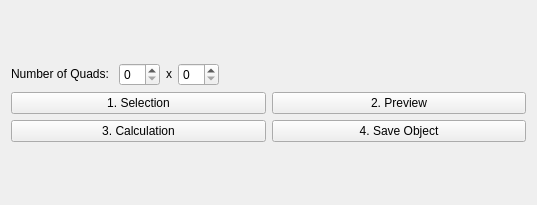
<?xml version="1.0" encoding="UTF-8"?>
<ui version="4.0">
 <class>InteractiveQuadMeshToolbarBase</class>
 <widget class="QWidget" name="InteractiveQuadMeshToolbarBase">
  <property name="geometry">
   <rect>
    <x>0</x>
    <y>0</y>
    <width>537</width>
    <height>205</height>
   </rect>
  </property>
  <property name="windowTitle">
   <string>MT</string>
  </property>
  <layout class="QGridLayout" name="gridLayout_5">
   <item row="0" column="0">
    <layout class="QVBoxLayout" name="verticalLayout">
     <item>
      <layout class="QHBoxLayout" name="horizontalLayout_2">
       <item alignment="Qt::AlignHCenter|Qt::AlignVCenter">
        <widget class="QLabel" name="label">
         <property name="text">
          <string>Number of Quads: </string>
         </property>
        </widget>
       </item>
       <item>
        <widget class="QSpinBox" name="sizeM"/>
       </item>
       <item alignment="Qt::AlignHCenter|Qt::AlignVCenter">
        <widget class="QLabel" name="label_2">
         <property name="text">
          <string>x</string>
         </property>
        </widget>
       </item>
       <item>
        <widget class="QSpinBox" name="sizeN"/>
       </item>
       <item>
        <spacer name="horizontalSpacer">
         <property name="orientation">
          <enum>Qt::Horizontal</enum>
         </property>
         <property name="sizeHint" stdset="0">
          <size>
           <width>40</width>
           <height>20</height>
          </size>
         </property>
        </spacer>
       </item>
      </layout>
     </item>
     <item>
      <layout class="QHBoxLayout" name="horizontalLayout">
       <item>
        <layout class="QGridLayout" name="gridLayout">
         <item row="2" column="1">
          <widget class="QPushButton" name="saveObjectFileButton">
           <property name="text">
            <string>4. Save Object</string>
           </property>
          </widget>
         </item>
         <item row="0" column="0">
          <widget class="QPushButton" name="selectionButton">
           <property name="text">
            <string>1. Selection</string>
           </property>
           <property name="checkable">
            <bool>true</bool>
           </property>
          </widget>
         </item>
         <item row="0" column="1">
          <widget class="QPushButton" name="previewButton">
           <property name="text">
            <string>2. Preview</string>
           </property>
          </widget>
         </item>
         <item row="2" column="0">
          <widget class="QPushButton" name="calculationButton">
           <property name="text">
            <string>3. Calculation</string>
           </property>
          </widget>
         </item>
        </layout>
       </item>
      </layout>
     </item>
    </layout>
   </item>
  </layout>
 </widget>
 <tabstops>
  <tabstop>sizeM</tabstop>
  <tabstop>sizeN</tabstop>
  <tabstop>selectionButton</tabstop>
  <tabstop>previewButton</tabstop>
  <tabstop>calculationButton</tabstop>
  <tabstop>saveObjectFileButton</tabstop>
 </tabstops>
 <resources/>
 <connections/>
</ui>
